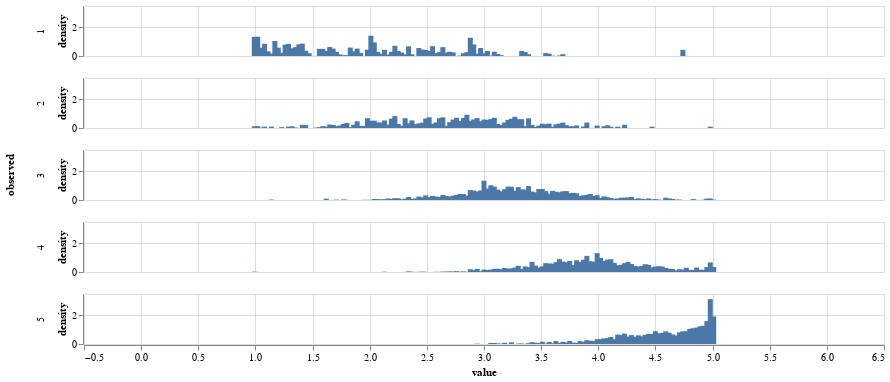

Notebook cell for this chart:
### Code cell
fit_vs_obs_2 = pd.concat([
    Rhatbig.rename(columns={'rating':'fit'}),
    Rbig.rename(columns={'rating':'observed'}),
], axis=1).stack().dropna().reset_index()[['fit','observed']]

fit_vs_obs_2 = fit_vs_obs_2.iloc[np.random.choice(len(fit_vs_obs_2), 5000)]

alt.Chart(fit_vs_obs_2).transform_density(
    density='fit',
    bandwidth=0.01,
    groupby=['observed'],
    extent= [0, 6]
).mark_bar().encode(
    alt.X('value:Q'),
    alt.Y('density:Q'),
    alt.Row('observed:N')
).properties(width=800, height=50)

### Figure 1 — Vega-Lite specification as saved in the notebook (floating-point values rounded to 4 significant figures; data arrays with more than 128 entries replaced by an {"elided": "..."} marker saying what was removed)
{"config": {"view": {"continuousWidth": 400, "continuousHeight": 300}}, "data": {"name": "data-127ab2793f582e9f82e5d4b83bca3ba0"}, "mark": "bar", "encoding": {"row": {"type": "nominal", "field": "observed"}, "x": {"type": "quantitative", "field": "value"}, "y": {"type": "quantitative", "field": "density"}}, "height": 50, "transform": [{"density": "fit", "bandwidth": 0.01, "extent": [0, 6], "groupby": ["observed"]}], "width": 800, "$schema": "https://vega.github.io/schema/vega-lite/v4.8.1.json", "datasets": {"data-127ab2793f582e9f82e5d4b83bca3ba0": {"elided": "5000 records"}}}
